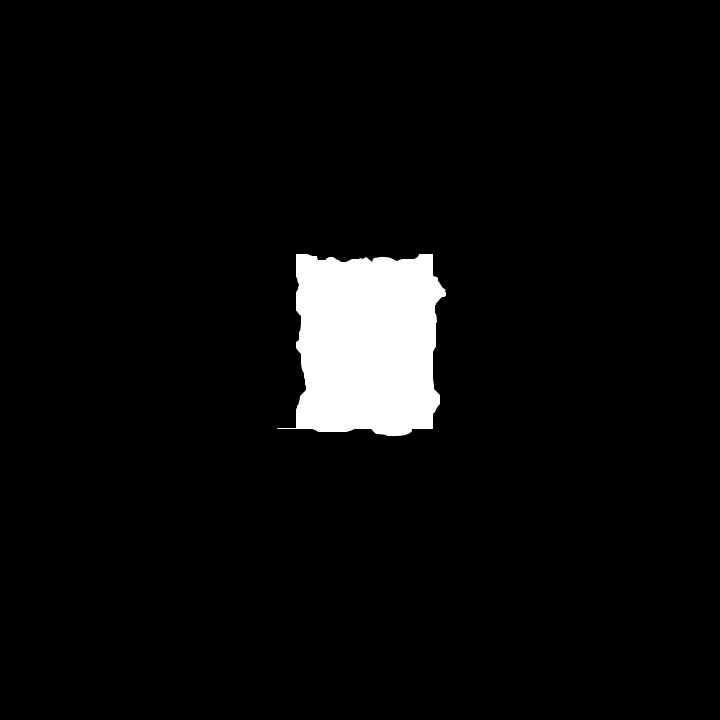
#> input picture torn_papers/0.png, 720 x 720 px; its folder holds only this picture in this run
$ python arrange.py
#> lines starting #> are read from the running program, lines starting #| are printed output that depends on the picture
import cv2 as cv
import os
import glob
import numpy as np
import matplotlib.pyplot as plt
import matplotlib.patches as Patches
import math
from scipy.spatial import ConvexHull
from scipy.spatial import distance
import matplotlib.animation as animation
from shapely.geometry import Point, LineString, Polygon


#this function resizes the image
def rescaleFrame(frame, scale = 0.75):
    width = int(frame.shape[1] * scale)
    height = int(frame.shape[0] * scale)
    dimensions = (width, height)
    return cv.resize(frame, dimensions, interpolation = cv.INTER_AREA)

#this function join the coordinate points extracted from the edge of the image to form a polygon
def draw_graph(point):
    cent=(sum([p[0] for p in point])/len(point),sum([p[1] for p in point])/len(point))
    # sort by polar angle
    point.sort(key=lambda p: math.atan2(p[1]-cent[1],p[0]-cent[0]))
    # plot points
    plt.scatter([p[0] for p in point],[p[1] for p in point], label='data', marker='o')
    plt.gca().add_patch(Patches.Polygon(point,closed=True,fill=False))
    # plot polyline
    plt.gca().add_patch(Patches.Polygon(point,closed=True,fill=False))
    #plt.grid()
    plt.show()


def find_corners(coords):
    hull = ConvexHull(coords)
    corners = hull.points[hull.vertices]
    # Find the indices of the top-left, top-right, bottom-left, and bottom-right corners
    tl_index = np.argmin(corners[:, 0] + corners[:, 1])
    tr_index = np.argmin(-corners[:, 0] + corners[:, 1])
    bl_index = np.argmin(corners[:, 0] - corners[:, 1])
    br_index = np.argmin(-corners[:, 0] - corners[:, 1])
    unique_corners = corners[[bl_index, tl_index, br_index, tr_index]]
    centroid = np.mean(unique_corners, axis=0)
    # Sort the corners based on their angle
    angles = np.arctan2(unique_corners[:, 1] - centroid[1], unique_corners[:, 0] - centroid[0])
    sorted_indices = np.argsort(angles)
    return unique_corners[sorted_indices]


def get_side_properties(side):
    # Calculate length ratio, angle, and curvature for a side
    length_ratio = np.linalg.norm(side)
    curvature = np.abs(np.polyfit(side[:,0], side[:,1], 2)[0])
    return length_ratio, curvature

def compare_sides(dist1, dist2):

    if abs(dist1 - dist2) <= 10:
        return True
    else:
        return False

def sort_counterclockwise(points, start):
    # Get the centroid of the polygon
    n = len(points)
    x = [p[0] for p in points]
    y = [p[1] for p in points]
    centroid_x = sum(x) / n
    centroid_y = sum(y) / n
    # Sort the points based on their polar angle with respect to the centroid
    sorted_points = sorted(points, key=lambda p: math.atan2(p[1] - centroid_y, p[0] - centroid_x))
    # Check if the starting point is present in the sorted list of points
    start_index = None
    for i, p in enumerate(sorted_points):
        if p[0] == start[0] and p[1] == start[1]:
            start_index = i
            break
    # If the starting point is not present in the sorted list of points, return the sorted list
    if start_index is None:
        return sorted_points
    # Reorder the points so that the starting point is the first element
    sorted_points = sorted_points[start_index:] + sorted_points[:start_index]
    return sorted_points

def split_polygon(corners, all_points):
    result = []
    for i in range(len(corners)):
        start = corners[i]
        end = corners[(i + 1) % len(corners)]
        start_index = -1
        end_index = -1
        for j, point in enumerate(all_points):
            if (start == point).all():
                start_index = j
                break
        for j, point in enumerate(all_points[start_index:]):
            if (end == point).all():
                end_index = j + start_index
                break
        if start_index <= end_index:
            result.append(np.array(all_points[start_index: end_index + 1]))
        else:
            result.append(np.array(all_points[start_index:] + all_points[:end_index + 1]))
    result[-1] = np.concatenate((result[-1], corners[0].reshape(1, -1)))
    return result


def label(sides, points):
    for p in range(0, len(sides)):
        fig, ax = plt.subplots()
        plt.scatter([s[0] for s in points[p]],[s[1] for s in points[p]], label='data', marker='o')
        for r in range(0, len(sides[p])):
            ax.annotate(str(p) + str(r), (sides[p][r][0][0], sides[p][r][1][1]))
        #plt.savefig(f"{p} verts_sorted.jpg")
    plt.show()


def calculate_distances(polygon_points):

    # Define the two 2D points
    start_point = polygon_points[0]
    end_point = polygon_points[-1]
    polygons = Polygon(polygon_points)
    areas = polygons.area
    #print(areas)
    x, y = polygons.exterior.xy
    plt.plot(x, y)
    # Show the plot
    #plt.show()
    return areas


os.chdir("C:/Users/OPE/Documents/Visual Studio 2008/computer vision/torn_papers")
images = ("C:/Users/OPE/Documents/Visual Studio 2008/computer vision/torn_papers")
k = len(os.listdir(images))
all_files = glob.glob(os.path.join(images, "*"))

# Extract the numeric part of the file names and convert them to integers
numeric_names = [int(os.path.splitext(os.path.basename(file))[0]) for file in all_files]

# Sort the list of files based on their numeric values
sorted_files = [file for _, file in sorted(zip(numeric_names, all_files))]
# Print the sorted list of files
#print(sorted_files)
i = 0
all_sides = []
ptu = []
while i < k:
    for image in sorted_files:
        if image.endswith(".jpg") or image.endswith(".png"):
            img = cv.imread(image)
#> img is the input picture: shape (720, 720, 3); min 0, max 255, mean 11.7
            img_resize = rescaleFrame(img, scale = .15)

            edge_pixel = []
            piece = []
            background = []
            points = []

            xl = []
            yl = []
            rerr = []
            pixel_value = 5
            for i in range (img_resize.shape[0]):
                for j in range(img_resize.shape[1]):
                    numbers = img_resize[i][j]
                    if any(numbers < pixel_value):
                        background.append(numbers)
                        #numbers[0], numbers[1], numbers[2] = [0, 0, 0]
                    if all(numbers > pixel_value):
                        piece.append(numbers)
                        coordinates = [i, j]
                        #numbers[0], numbers[1], numbers[2] = [255, 255, 255]

                        if any(img_resize[i][j - 1] < pixel_value) or any(img_resize[i][j + 1] < pixel_value) or any(img_resize[i - 1][j] < pixel_value) or any(img_resize[i + 1][j] < pixel_value):
                            edge_pixel.append(img_resize[i][j])
                            pts = np.array([coordinates])
                            points.append(coordinates)
#> after the loop, background = 11077 items, first 6: [0, 0, 0], [0, 0, 0], [0, 0, 0], [0, 0, 0], [0, 0, 0], [0, 0, 0]; edge_pixel = 94 items, first 6: [138, 138, 138], [230, 230, 230], [189, 189, 189], [93, 93, 93], [6, 6, 6], [103, 103, 103]; piece = 586 items, first 6: [138, 138, 138], [230, 230, 230], [189, 189, 189], [93, 93, 93], [6, 6, 6], [103, 103, 103]; points = 94 pairs, first value 38 to 65, second value 41 to 66

            for coord in points:
                xl.append(coord[0])
                yl.append(coord[1])
#> this loop made 94 passes
#> coord on passes 1 to 12: [38, 44], [38, 45], [38, 46], [38, 47], [38, 48], [38, 49], [38, 50], [38, 52], [38, 53], [38, 54], [38, 55], [38, 56]
#> after the loop, xl = 94 values from 38 to 65; yl = 94 values, max 66 at index 28, min 41 at index 70, mean 54.01

            coords = np.array(points)
#> coords has the same summary as points
            ptu.append(points)
            corners = find_corners(coords)
#> in find_corners, `corners = hull.points[hull.vertices]`: corners = [[38, 44], [64, 41], [65, 56], [65, 61], [64, 64], [61, 65], [44, 66], [42, 66], [38, 64]]
#> in find_corners, `tl_index = np.argmin(corners[:, 0] + corners[:, 1])`: tl_index = 0
#> in find_corners, `tr_index = np.argmin(-corners[:, 0] + corners[:, 1])`: tr_index = 1
#> in find_corners, `bl_index = np.argmin(corners[:, 0] - corners[:, 1])`: bl_index = 8
#> in find_corners, `br_index = np.argmin(-corners[:, 0] - corners[:, 1])`: br_index = 4
#> in find_corners, `unique_corners = corners[[bl_index, tl_index, br_index, tr_index]]`: unique_corners = [[38, 64], [38, 44], [64, 64], [64, 41]]
#> in find_corners, `centroid = np.mean(unique_corners, axis=0)`: centroid = [51, 53.25]
#> in find_corners, `angles = np.arctan2(unique_corners[:, 1] - centroid[1], unique_corners..`: angles = [2.45, -2.52, 0.691, -0.756]
#> in find_corners, `sorted_indices = np.argsort(angles)`: sorted_indices = [1, 3, 2, 0]
#> corners = [[38, 44], [64, 41], [64, 64], [38, 64]]
            vert_sort = sort_counterclockwise(coords, corners[0])
#> in sort_counterclockwise, `n = len(points)`: n = 94
#> in sort_counterclockwise, `x = [p[0] for p in points]`: x = 94 values from 38 to 65
#> in sort_counterclockwise, `y = [p[1] for p in points]`: y has the same summary as yl outside sort_counterclockwise
#> in sort_counterclockwise, `centroid_x = sum(x) / n`: centroid_x = 51.41
#> in sort_counterclockwise, `centroid_y = sum(y) / n`: centroid_y = 54.01
#> in sort_counterclockwise, `sorted_points = sorted(points, key=lambda p: math.atan2(p[1] - centroi..`: sorted_points has the same summary as points outside sort_counterclockwise
#> the loop in sort_counterclockwise, `for i, p in enumerate(sorted_points):` made 11 passes
#> (p, start_index) on pass 11: ([38, 44], 10)
#> vert_sort has the same summary as points
            sides = split_polygon(corners, vert_sort)
#> the loop in split_polygon, `for i in range(len(corners)):` made 4 passes
#> (start, end) on passes 1 to 4: ([38, 44], [64, 41]), ([64, 41], [64, 64]), ([64, 64], [38, 64]), ([38, 64], [38, 44])
#> after the loop in split_polygon, `for i in range(len(corners)):`: result = 4 items
#> sides = 4 items
            all_sides.append(sides)
            # [9 lines of commented-out code are left out]
            i += 1
#> i = 108
            cv.waitKey(0)
            cv.destroyAllWindows()
distance = []
p = 0
while p < len(all_sides):
    distances = {}
    j = 0
    while j < len(all_sides[p]):
        length = calculate_distances(all_sides[p][j])
        distances[f"{p}side{j}"] = length
        j += 1
    p += 1
    distance.append(distances)
#> this loop made 1 pass
#> p on pass 1: 1
#> after the loop, distance = 1 item; p = 1
print(distance)
#| [{'0side0': 42.0, '0side1': 4.5, '0side2': 20.0, '0side3': 2.0}]

f = 0
while f < len(distance):
    for k, v in distance[f].items():
        x = range(0, len(distance))
        list = []
        for i in x:
            for r, j in distance[i].items():
                if compare_sides(v, j):
                    if r != k:
                        if j != 0 and v != 0:
                            if abs(int(r[-1]) - int(k[-1])) == 2:
                                list.append(r)
                else:
                    continue
        if len(list) != 0:
            print(f"{list} are potential matches to {k}\n\n")
    f += 1
#> this loop made 1 pass
#> f on pass 1: 1
#| ['0side3'] are potential matches to 0side1
#| ['0side1'] are potential matches to 0side3
#> after the loop, f = 1

#label(all_sides, ptu)
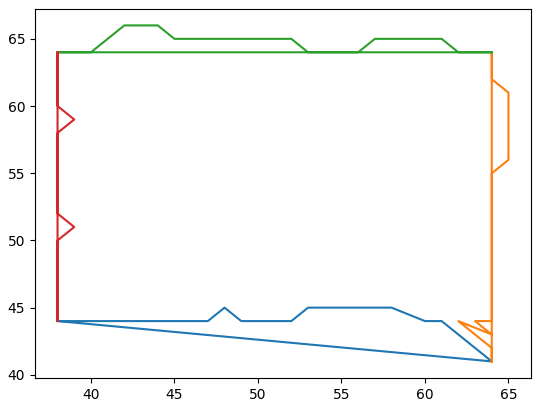
#> figure drawn by matplotlib, 1 panel
